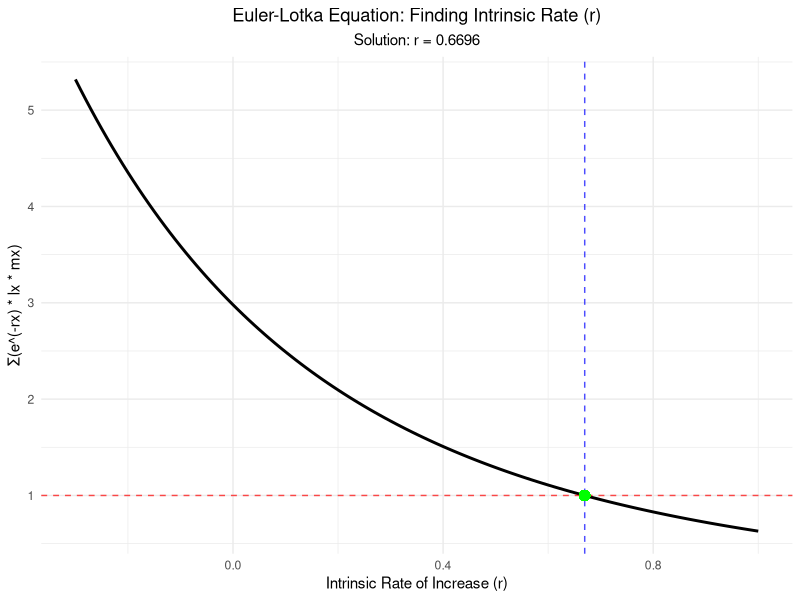
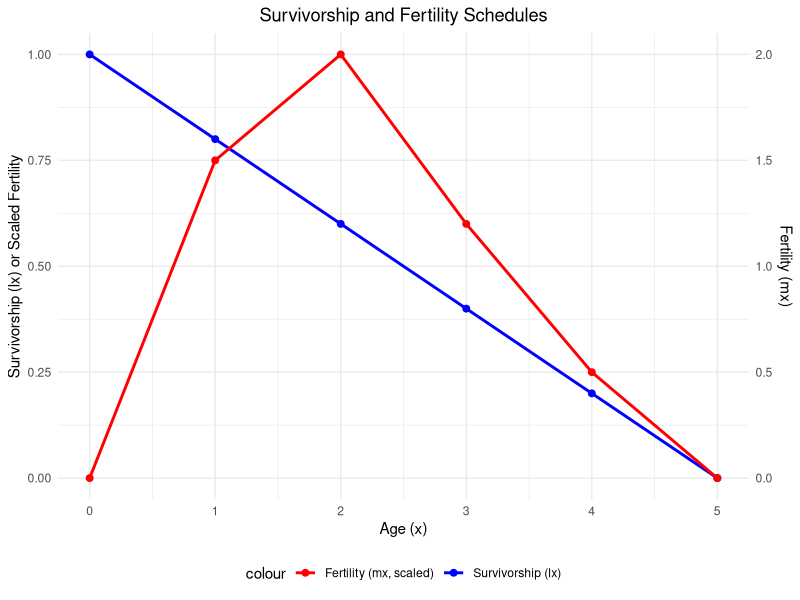
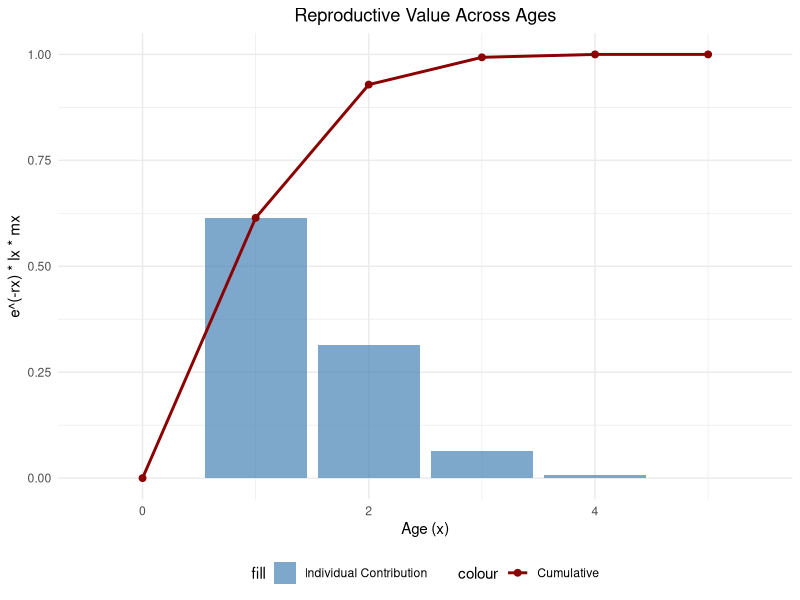

Generate these figures, in order, with R:
## ---- chunk 1
knitr::opts_chunk$set(echo = TRUE, warning = FALSE, message = FALSE)
library(tidyverse)
library(gridExtra)
## ---- chunk 2
# Create life table and fertility data
life_table <- tibble(
  age = 0:5,
  lx = c(1.0, 0.8, 0.6, 0.4, 0.2, 0.0),  # Probability of surviving to age x
  mx = c(0.0, 1.5, 2.0, 1.2, 0.5, 0.0)   # Female offspring per female
)

print("Life Table:")
print(life_table)
## ---- chunk 3
# Define the Euler-Lotka equation
euler_lotka <- function(r, lx, mx) {
  x <- 0:(length(lx) - 1)
  sum(exp(-r * x) * lx * mx) - 1
}

# Create a function to solve for r
solve_euler_lotka <- function(lx, mx, r_range = c(-0.5, 1)) {
  result <- uniroot(euler_lotka, interval = r_range, 
                    lx = lx, mx = mx)
  return(result$root)
}

# Solve for r
r_intrinsic <- solve_euler_lotka(life_table$lx, life_table$mx)
lambda <- exp(r_intrinsic)

cat("Intrinsic rate of increase (r):", round(r_intrinsic, 4), "\n")
cat("Finite rate of increase (λ):", round(lambda, 4), "\n")
## ---- chunk 4
# Verify: Calculate left side of equation with our r value
verification <- sum(exp(-r_intrinsic * life_table$age) * 
                    life_table$lx * life_table$mx)

cat("Verification (should equal 1):", round(verification, 6), "\n")

# Calculate generation time
R0 <- sum(life_table$lx * life_table$mx)  # Net reproductive rate
T <- sum(life_table$age * life_table$lx * life_table$mx) / R0  # Generation time

cat("\nNet reproductive rate (R0):", round(R0, 4), "\n")
cat("Generation time (T):", round(T, 4), "time units\n")
cat("Relationship check: r ≈ ln(R0)/T =", round(log(R0)/T, 4), "\n")
## ---- chunk 5
# Create a range of r values and calculate the left side of the equation
r_values <- seq(-0.3, 1, by = 0.01)
euler_values <- sapply(r_values, function(r) {
  sum(exp(-r * life_table$age) * life_table$lx * life_table$mx)
})

# Create the plot
p1 <- ggplot(data.frame(r = r_values, euler = euler_values), 
             aes(x = r, y = euler)) +
  geom_line(size = 1) +
  geom_hline(yintercept = 1, linetype = "dashed", color = "red", alpha = 0.7) +
  geom_vline(xintercept = r_intrinsic, linetype = "dashed", color = "blue", alpha = 0.7) +
  geom_point(aes(x = r_intrinsic, y = 1), color = "green", size = 3) +
  labs(title = "Euler-Lotka Equation: Finding Intrinsic Rate (r)",
       x = "Intrinsic Rate of Increase (r)",
       y = "Σ(e^(-rx) * lx * mx)",
       subtitle = paste("Solution: r =", round(r_intrinsic, 4))) +
  theme_minimal() +
  theme(plot.title = element_text(hjust = 0.5),
        plot.subtitle = element_text(hjust = 0.5))

print(p1)
## ---- chunk 6
# Create a combined plot of lx and mx
p2 <- ggplot(life_table, aes(x = age)) +
  geom_line(aes(y = lx, color = "Survivorship (lx)"), size = 1) +
  geom_point(aes(y = lx, color = "Survivorship (lx)"), size = 2) +
  geom_line(aes(y = mx/max(mx), color = "Fertility (mx, scaled)"), size = 1) +
  geom_point(aes(y = mx/max(mx), color = "Fertility (mx, scaled)"), size = 2) +
  scale_y_continuous("Survivorship (lx) or Scaled Fertility",
                     sec.axis = sec_axis(~. * max(life_table$mx), name = "Fertility (mx)")) +
  scale_color_manual(values = c("Survivorship (lx)" = "blue", 
                                "Fertility (mx, scaled)" = "red")) +
  labs(title = "Survivorship and Fertility Schedules",
       x = "Age (x)") +
  theme_minimal() +
  theme(plot.title = element_text(hjust = 0.5),
        legend.position = "bottom")

print(p2)
## ---- chunk 7
# Calculate reproductive value at each age
life_table <- life_table %>%
  mutate(
    reproductive_value = lx * mx * exp(-r_intrinsic * age),
    cumulative_value = cumsum(reproductive_value)
  )

p3 <- ggplot(life_table, aes(x = age)) +
  geom_bar(aes(y = reproductive_value, fill = "Individual Contribution"), 
           stat = "identity", alpha = 0.7) +
  geom_line(aes(y = cumulative_value, color = "Cumulative"), size = 1) +
  geom_point(aes(y = cumulative_value, color = "Cumulative"), size = 2) +
  scale_fill_manual(values = c("Individual Contribution" = "steelblue")) +
  scale_color_manual(values = c("Cumulative" = "darkred")) +
  labs(title = "Reproductive Value Across Ages",
       x = "Age (x)",
       y = "e^(-rx) * lx * mx") +
  theme_minimal() +
  theme(plot.title = element_text(hjust = 0.5),
        legend.position = "bottom")

print(p3)
## ---- chunk 8
interpretation <- tribble(
  ~"Value of r", ~"Population Status", ~"Growth Rate (λ)",
  "r > 0", "Increasing", sprintf("λ > 1 (%.4f)", lambda),
  "r = 0", "Stable", "λ = 1",
  "r < 0", "Declining", "λ < 1"
)

knitr::kable(interpretation, caption = "Interpretation of the Intrinsic Rate of Increase")
## ---- chunk 9
# Calculate these relationships
T <- sum(life_table$age * life_table$lx * life_table$mx) / 
     sum(life_table$lx * life_table$mx)
doubling_time <- log(2) / r_intrinsic

cat("Generation time (T):", round(T, 4), "time units\n")
cat("Doubling time:", round(doubling_time, 4), "time units\n")
cat("At current r, population doubles every", round(doubling_time, 2), "time units\n")
## ---- chunk 10
# Create Leslie matrix from our life table data
# L = [m0*l1  m1*l1  m2*l1 ... ]
#     [l1     0      0     ... ]
#     [0      l2     0     ... ]
#     [...]

# For this example, we construct the Leslie matrix
P <- life_table$lx[-1] / life_table$lx[-6]  # Survival to next age class
m <- life_table$mx                           # Fertility

leslie_matrix <- matrix(0, nrow = 6, ncol = 6)
leslie_matrix[1, ] <- m * c(1, P)  # First row: m*l1
diag(leslie_matrix[-1, -6]) <- P    # Survival: diagonal

cat("Leslie Matrix:\n")
print(round(leslie_matrix, 3))

# Calculate dominant eigenvalue
eigenvalues <- eigen(leslie_matrix)$values
lambda_leslie <- Re(eigenvalues[1])

cat("\n\nDominant eigenvalue (λ) from Leslie matrix:", round(lambda_leslie, 4), "\n")
cat("λ from Euler-Lotka (e^r):", round(lambda, 4), "\n")
